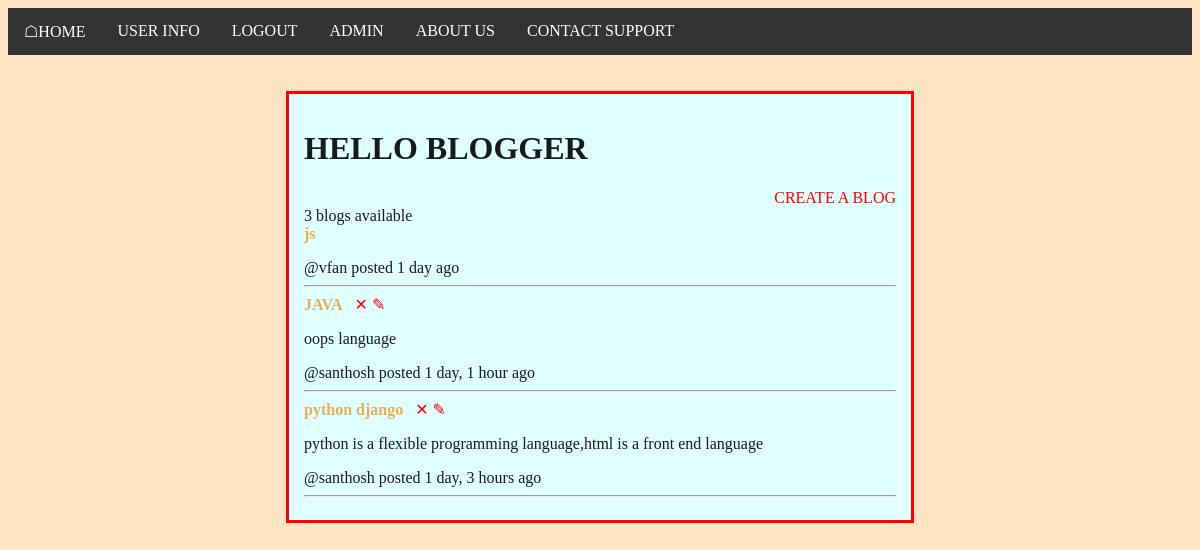
The app's page / (signed in) with its own data.
### app/models.py (models this page shows)
class Blogs(models.Model):
    blogger=models.ForeignKey(User,on_delete=models.CASCADE)
    topic=models.CharField(max_length=200,null=True)
    description= models.TextField(null=True,blank=True)
    created = models.DateTimeField(auto_now_add=True)
    updated = models.DateTimeField(auto_now=True)
    class Meta:
        ordering= ['created']

### app/views.py (the view)
# urls.py: path('',views.home,name='home'),
def home(request):
    blogs=Blogs.objects.filter().order_by('created').reverse()
    return render(request,'app/home.html',{'blogs':blogs})

### templates/app/home.html (shortened to what this page needs)
{%extends 'main.html' %}
{% block content %}
<div class="home">
  <br><br>
<div class="center">
  <h1>HELLO BLOGGER</h1>
  <div align="right">
  <a href="{% url 'createblog' %}"> create a blog</a>
  </div>
    {{blogs.count}} blogs available
    <br>
    {% for blog in blogs%}
      <strong>{{blog.topic}}</strong>
        {% if blog.blogger == request.user%}
        <a href="{% url 'deleteblog' blog.id %}">&#10005;</a>
        <a href="{%url 'editblog' blog.id %}">&#9998;</a>
        {% endif %}
      <p>{{blog.description}}</p>
      @<span>{{blog.blogger.first_name}}</span>
        posted {{blog.created|timesince}} ago
     <hr>
    {% endfor %}
</div>
</div>
{% endblock %}

### templates/main.html (style rules this page uses)
.center { color:rgb(24, 26, 28); margin: auto; width: 50%; border: 3px solid red; padding: 15px; align-items: "center"; background-color: lightcyan; }
strong { color:rgb(231, 173, 87); }
a { color: red; text-decoration: none; text-transform: uppercase; }
body { background-color: bisque; }

### records on screen
Blogs: topic "js", blogger.first_name "vfan", created "1 day"
Blogs: topic "JAVA", description "oops language", blogger.first_name "santhosh", created "1 day, 1 hour"
Blogs: topic "python django", description "python is a flexible programming language,html is a front end language", blogger.first_name "santhosh", created "1 day, 3 hours"

### other values on screen
{{ blogs.count }} "3"
